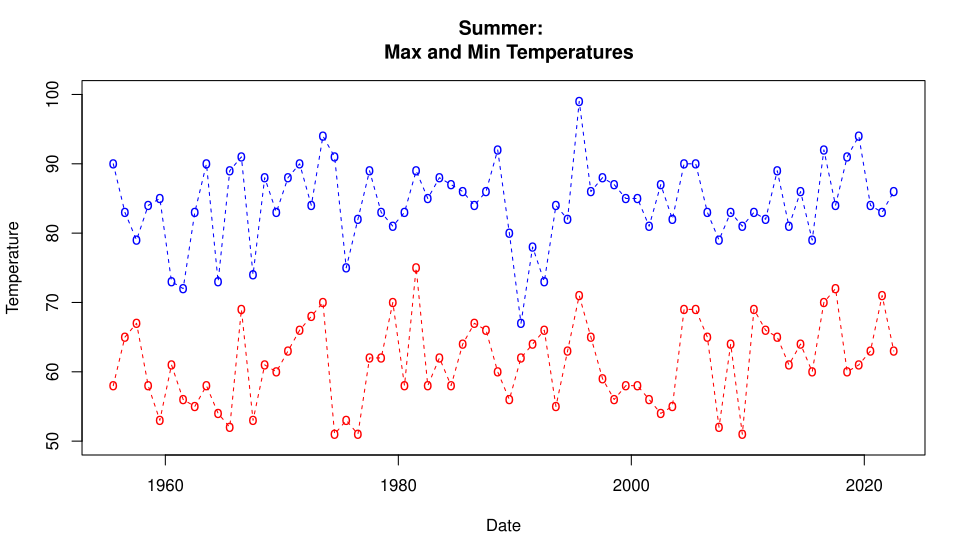

R code for this plot:
summer = Weather_Data_Summer
x=summer$Date
y1=summer$`Max Temperature`
y2=summer$`Min Temperature`
plot(x, y1, main="Summer: 
  Max and Min Temperatures", xlab="Date", ylab="Temperature", ylim=c(50, 100), col="blue", pch="o", lty=1)
points(x, y2, col="red", pch="o")
lines(x, y2, col='red', lty=2)
lines(x, y1, col="blue", lty=2)
